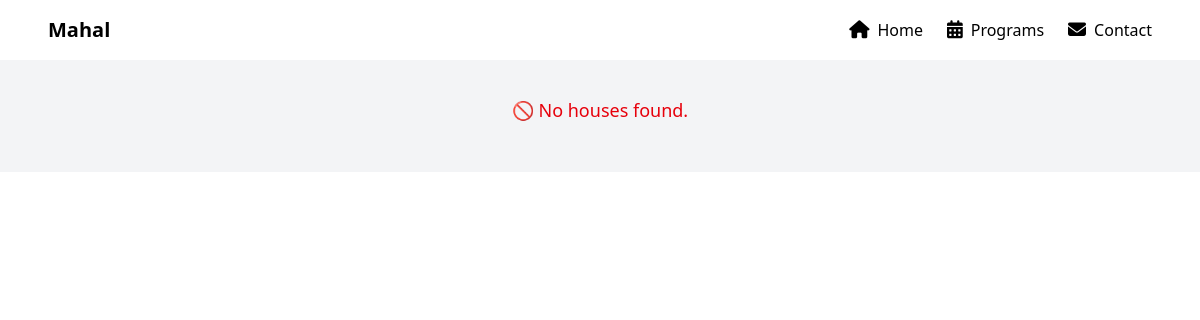
/houses/, run on an earlier commit of the app's database.
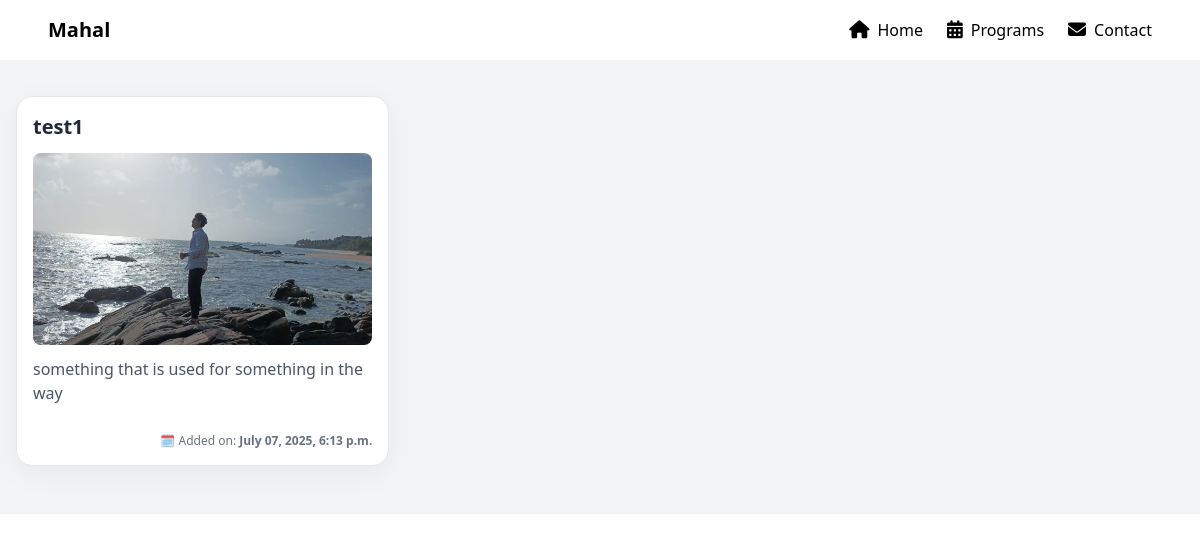
And on a later commit of the database.
### houses/models.py (models this page shows, shortened)
class Hosuse(models.Model):
    title = models.CharField(max_length=100)  # House name/title
    description = models.TextField(blank=True)  # Optional details about the house
    image = models.ImageField(upload_to='hosuses/', blank=True, null=True)  # Optional house image
    date_posted = models.DateTimeField(auto_now_add=True)  # When the house was added
    head_of_house = models.CharField(max_length=100)  # Name of head of the family
    total_members = models.PositiveIntegerField()  # Number of members in the house
    contact_number = models.CharField(max_length=15, blank=True)  # Optional
    address = models.TextField(blank=True)  # Optional full address or street
    zone = models.CharField(max_length=100, blank=True)  # Optional: area or zone in mahal
    class Meta:
        ordering = ['-date_posted']

### houses/views.py (the view)
# urls.py: path("", views.houses, name="houses"),
def houses(request):
    houses = Hosuse.objects.all().order_by('-date_posted')
    context = {
        'houses': houses,
        'transparent_nav': False,
    }
    return render(request, 'Houses/houses.html', context)

### houses/templates/Houses/houses.html (shortened to what this page needs)
{% extends "main/layout.html" %}
{% block content %}
<div class="mt-12 bg-gray-100 text-black min-h-[100vh] py-12 px-4">
  {% if houses %}
    <div class="grid grid-cols-1 sm:grid-cols-2 md:grid-cols-3 gap-6 max-w-7xl mx-auto">
      {% for house in houses %}
        <a href="{% url 'Houses:house_detail' house.id %}" class="transform hover:-translate-y-1 transition duration-300 ease-in-out">
          <div class="bg-white rounded-2xl p-4 w-full max-w-sm mx-auto border border-gray-200 shadow-[0_8px_30px_rgba(0,0,0,0.05)] hover:shadow-[0_8px_40px_rgba(0,0,0,0.08)] transition-shadow duration-300">
            <h2 class="text-xl font-bold mb-3 text-gray-800">{{ house.title }}</h2>
            {% if house.image %}
              <div class="h-48 w-full rounded-lg overflow-hidden mb-3">
                <img src="{{ house.image.url }}" alt="House image" class="w-full h-full object-cover" />
              </div>
            {% else %}
              <div class="bg-gray-200 h-48 w-full rounded-lg flex items-center justify-center text-gray-500 text-sm mb-3">
                No image
              </div>
            {% endif %}
            <p class="text-gray-600 min-h-[60px] mb-4">
              {% if house.description %}{{ house.description }}{% else %}&nbsp;{% endif %}
            </p>
            <p class="text-xs text-right text-gray-500">
              🗓️ Added on: <span class="font-semibold">{{ house.date_posted|date:"F d, Y, g:i a" }}</span>
            </p>
          </div>
        </a>
      {% endfor %}
    </div>
  {% else %}
    <p class="text-red-600 text-lg text-center">🚫 No houses found.</p>
  {% endif %}
</div>
{% endblock %}

### main/templates/main/layout.html (shortened to what this page needs)
<!DOCTYPE html>
{% load static %}
<html lang="en">
<head>
  <link rel="stylesheet" href="{% static 'dist/style.css' %}">
  <link rel="stylesheet" href="https://cdnjs.cloudflare.com/ajax/libs/font-awesome/6.5.0/css/all.min.css" />
</head>
<body class="{% if transparent_nav %}bg-gradient-to-br from-purple-900 via-indigo-800 to-blue-900 text-white{% else %}bg-white text-black{% endif %} font-sans">
  <nav class="fixed top-0 left-0 z-50 w-full px-4 md:px-12 py-4 flex justify-between items-center
    {% if transparent_nav %}
      bg-transparent text-white
    {% else %}
      bg-white text-black
    {% endif %}
  ">
    <a href="/admin">
      <h1 class="text-xl font-bold">Mahal</h1>
    </a>
    <ul class="flex gap-6">
      <li>
        <a href="/" class="flex items-center gap-2 font-medium transition hover:text-blue-400">
          <i class="fas fa-house text-lg"></i>
          <span class="hidden md:inline">Home</span>
        </a>
      </li>
      <li>
        <a href="{% url "programs:programs_home" %}" class="flex items-center gap-2 font-medium transition hover:text-blue-400">
          <i class="fas fa-calendar-alt text-lg"></i>
          <span class="hidden md:inline">Programs</span>
        </a>
      </li>
      <li>
        <a href="{% url "main:contact" %}" class="flex items-center gap-2 font-medium transition hover:text-blue-400">
          <i class="fas fa-envelope text-lg"></i>
          <span class="hidden md:inline">Contact</span>
        </a>
      </li>
    </ul>
  </nav>
  <main>
    {% block content %}{% endblock %}
  </main>
</body>
</html>

What changed in the data, as far as the page shows it:
added Hosuse: title "test1", image (picture), description "something that is used for something in the way", date_posted "July 07, 2025, 6:13 p.m."
Also different on the page:
text no longer shown: "🚫 No houses found."
